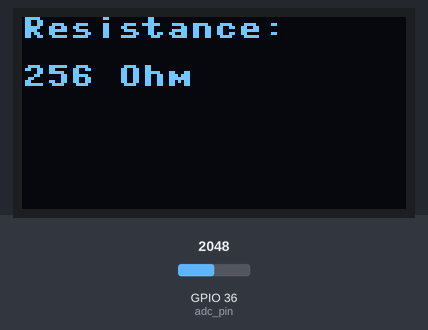
Bench run of a program on a simulated ESP32 board running MicroPython. On the bench: 128×64 one-colour display. The test bench sets the inputs (shaded band); at power-on: GPIO 36 (adc_pin) = 2048 (analog values on the 0–4095 scale).

Above: at 1.2 s.
1.3 s: GPIO 36 (adc_pin) set to 2866
4.1 s: GPIO 36 (adc_pin) set to 3603
At 5.1 s:
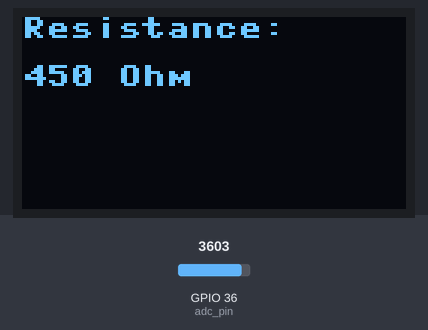
6.9 s: GPIO 36 (adc_pin) set to 4095
At 8.9 s:
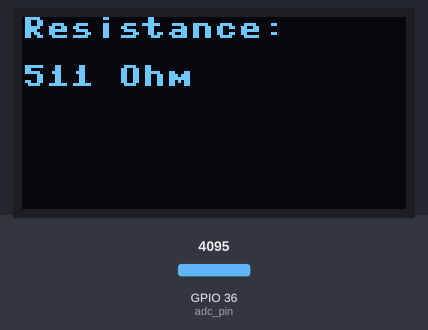
Timing chart, 0 to 10.4 s (numbered marks = the images above; inputs shaded):
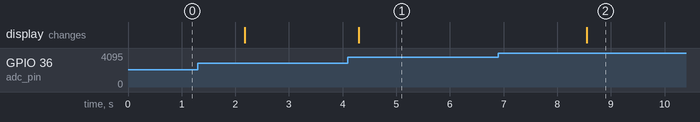

Measured:
- after the input at 4.1 s, the display: changes after 0.20 s (image 1)
- after the input at 6.9 s, the display: changes after 1.6 s (image 2)

The program:

pump.py
```python
import utime
from ssd1306 import SSD1306_I2C
from machine import Pin, ADC, SoftI2C

# pump
pump = Pin(26)
pump.value(0)

# OLED
i2c = SoftI2C(scl=Pin(22), sda=Pin(21))
oled_width = 128
oled_height = 64
oled = SSD1306_I2C(oled_width, oled_height, i2c)

# Sensor
adc_pin = Pin(36)  # VP pin
adc = ADC(adc_pin)  # set input
adc.width(ADC.WIDTH_9BIT)  # set resolutions
adc.atten(ADC.ATTN_11DB)  # set attenuation

while True:
    gsr = adc.read()
    oled.fill(0)
    oled.text("Resistance: ", 0, 0)
    oled.text(str(gsr) + " Ohm", 0, 16)
    oled.show()

    if gsr > 200:
        pump.value(1)
        utime.sleep(2)
        pump.value(0)

    utime.sleep_ms(100)
```
